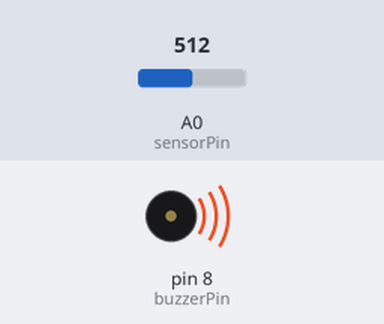
The sketch below on a simulated Arduino Uno, built with avr-gcc and run on an emulated ATmega328P. Parts: buzzer (waves = sounding). The test bench sets the inputs (shaded band); at power-on: A0 (sensorPin) = 512. What the sketch prints to the serial monitor is not drawn.

Above: at 0.1 s.
Timing chart, 0 to 1.6 s (numbered marks = the images above):
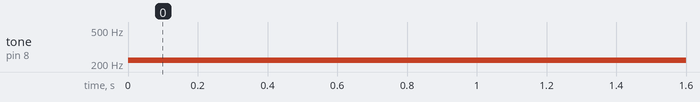

Measured:
- by itself, tone on pin 8 (buzzerPin): silent → 220 Hz at 0.00 s

The sketch:

buzzer2.ino
```cpp
int sensorPin = A0;
int buzzerPin = 8;
int sensor;
void setup() {
  Serial.begin(9600);
  pinMode(buzzerPin, OUTPUT);
  pinMode(sensorPin, INPUT);
 }
void loop() {
sensor = analogRead(sensorPin);
Serial.println(sensor);

if (sensor > 800) {
  tone(buzzerPin, 440);
  delay(1000);
}
  else {
  tone(buzzerPin, 220);
  delay(1000);
  }


/*
tone(buzzerPin, 440, 1000);
delay(1000);
noTone(buzzerPin);
*/
}
```
